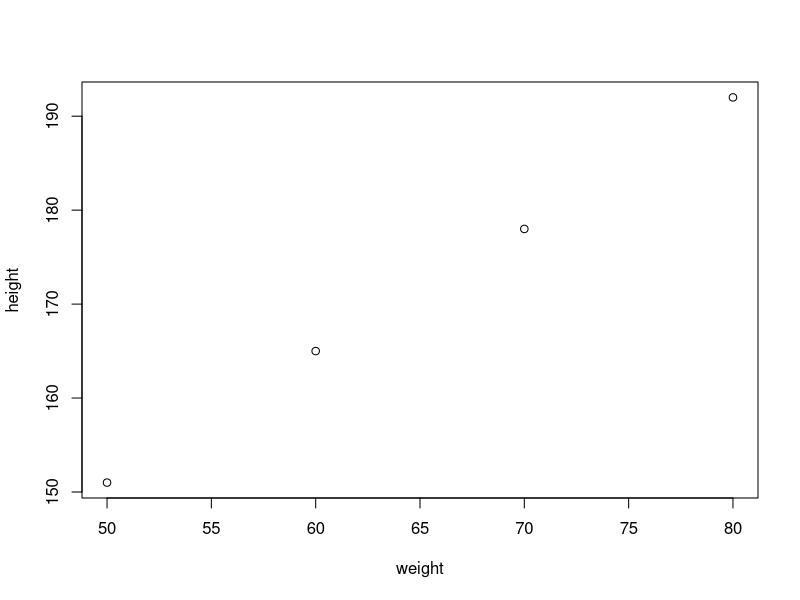
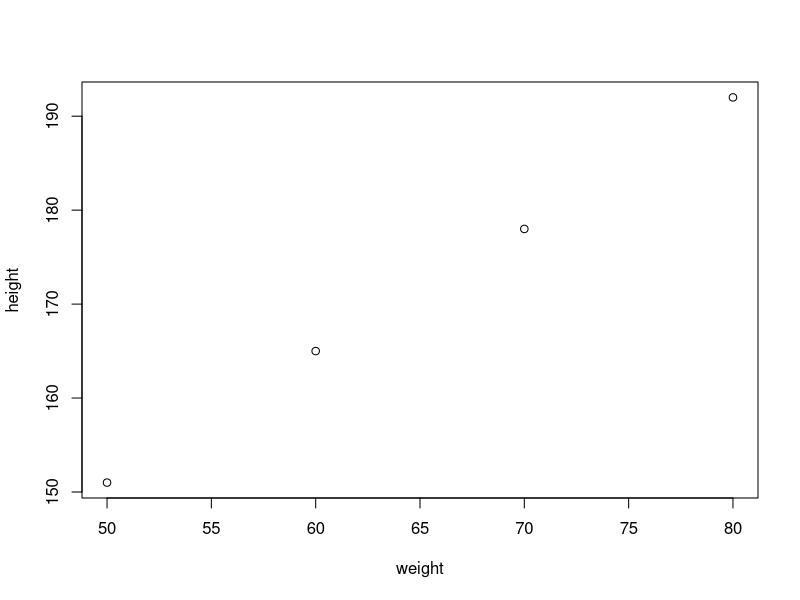
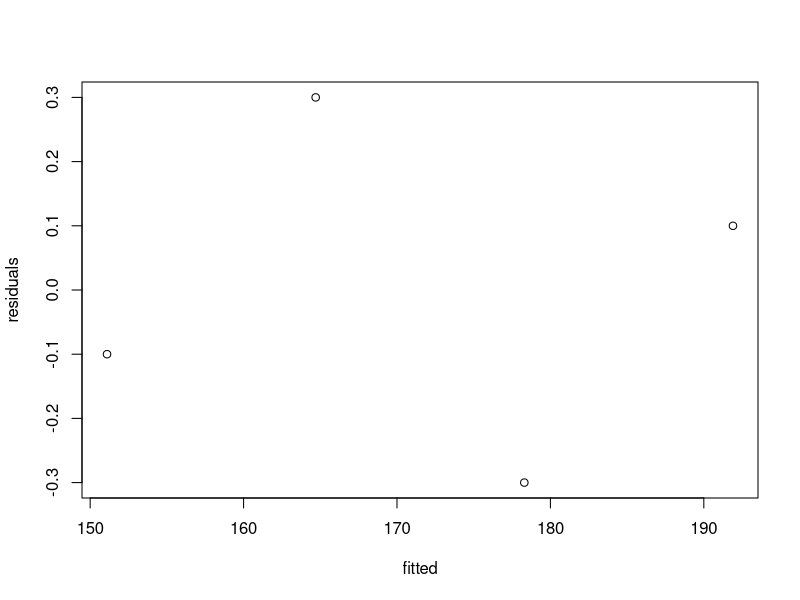
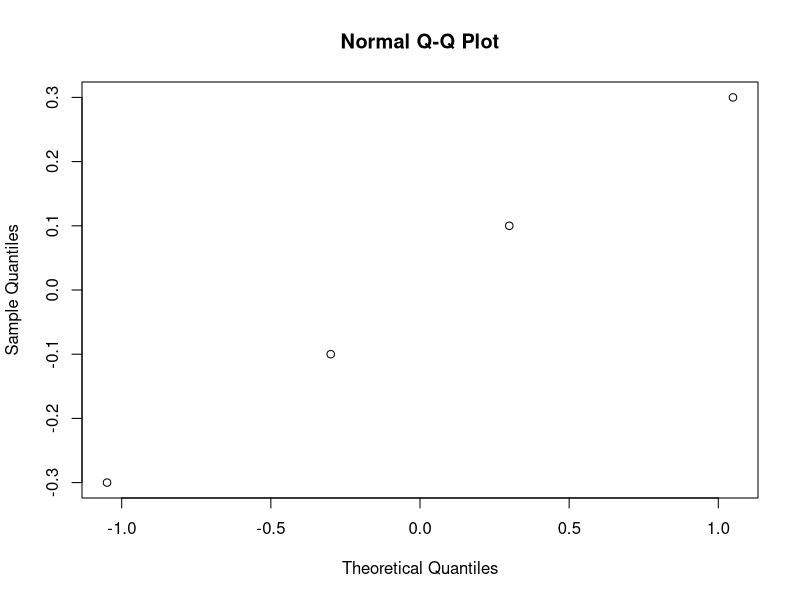

Recreate these plots in R, in order.
## ---- chunk 1
knitr::opts_chunk$set(echo = TRUE)
## ---- chunk 2
weight <- c(50, 60, 70, 80)
height <- c(151, 165, 178, 192)
plot(weight, height)
## ---- chunk 3
weight <- c(50, 60, 70, 80)
height <- c(151, 165, 178, 192)
plot(weight, height)
## ---- chunk 4
disc14_mod <- lm(height ~ weight)
summary(disc14_mod)
## ---- chunk 5
weight <- c(50, 60, 70, 80)
height <- c(151, 165, 178, 192)
W.mean <- mean(weight); W.sd <- sd(weight)
H.mean <- mean(height); H.sd <- sd(height)

sum((weight - W.mean)*(height - H.mean)) #680
## ---- chunk 6
weight <- c(50, 60, 70, 80)
height <- c(151, 165, 178, 192)
W.mean <- mean(weight); W.sd <- sd(weight)
H.mean <- mean(height); H.sd <- sd(height)
## ---- chunk 7
cat(paste0(
  "W.mean = ", W.mean, "; \n",
  "W.sd = ", W.sd, "; \n",
  "H.mean = ", H.mean, "; \n",
  "H.sd = ", H.sd, "."
))
sum((weight - W.mean)*(height - H.mean)) #680
## ---- chunk 8
# Compute them by hand
y_hats <- 83.1 + 1.36*weight
resid <- height - y_hats
# Grab them from R
# disc14_mod <- lm(height ~ weight) # recall disc14_mod is the fit object
residuals <- resid(disc14_mod)
fitted <- fitted(disc14_mod)
## ---- chunk 9
plot(fitted, residuals)
qqnorm(residuals)
## ---- chunk 10
sqrt(0.1)
summary(disc14_mod)
## ---- chunk 11
# pt(96.18105, 2, lower.tail = FALSE) 
# the code above should give the same results
1 - pt(96.18105, 2)
## ---- chunk 12
2 * (1 - pt(25.45969, df = 2))
